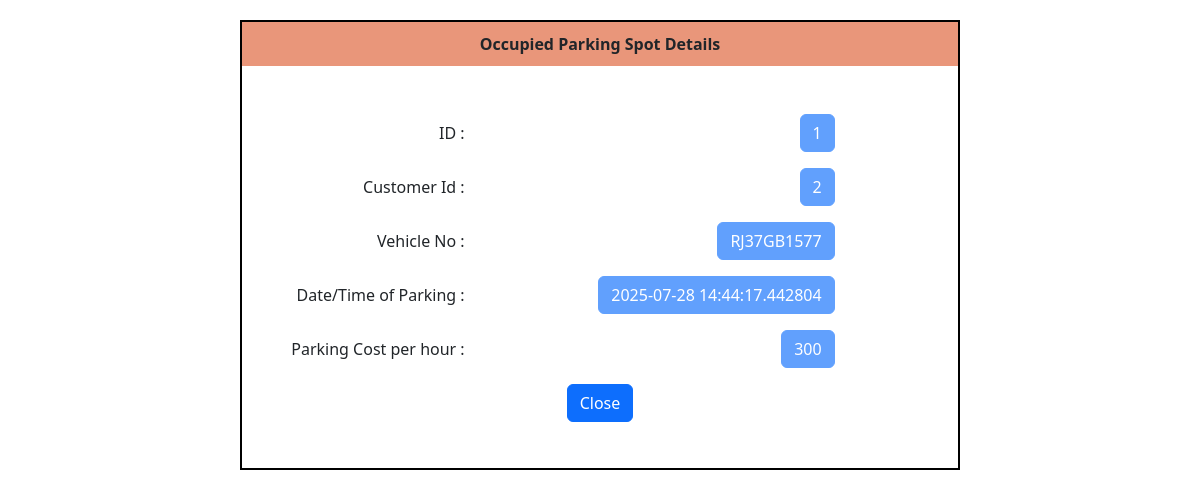
Before: /occupied/1/1 with the older database file.
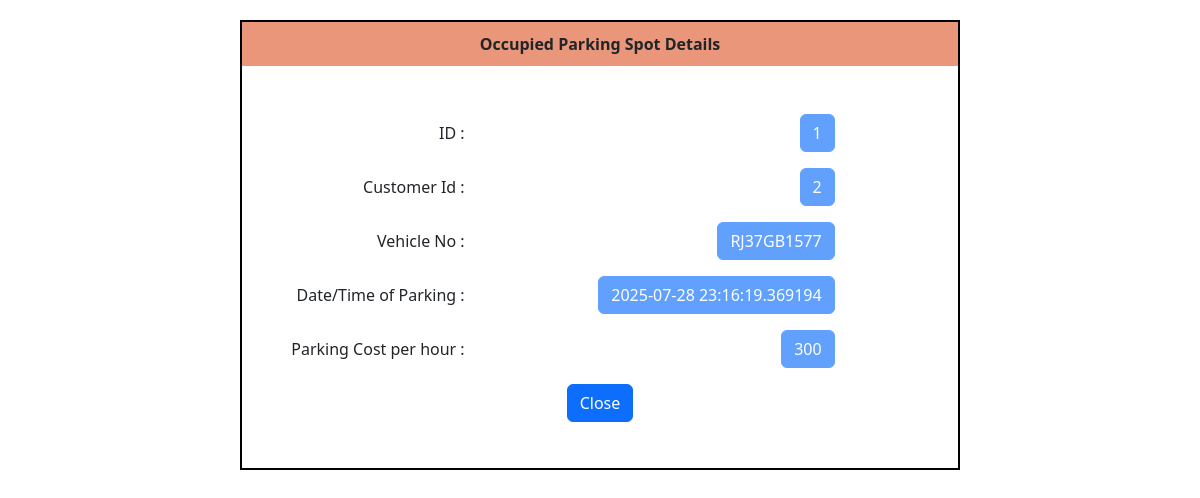
After: the same page with the newer database file.
### application/models.py (models this page shows)
class Parking_spot(db.Model):
    id = db.Column(db.Integer, primary_key= True)
    lot_id = db.Column(db.Integer, db.ForeignKey('parking_lot.id') ,nullable = False )
    status = db.Column(db.String(), default = 'available')
    occupied_user = db.Column(db.Integer , db.ForeignKey('users.id'))
    vehicle_no = db.Column(db.String())
    parking_time = db.Column(db.DateTime())

### application/controllers.py (the view)
@app.route("/occupied/<int:lot_id>/<int:spot_id>")
def occupied(lot_id ,spot_id):
    this_lot = Parking_lot.query.filter_by(id = lot_id).first()
    spot = Parking_spot.query.filter_by(id = spot_id).first()
    return render_template("occupied_prk.html" , this_lot = this_lot , spot = spot )

### templates/occupied_prk.html (shortened to what this page needs)
<!DOCTYPE html>
<html lang="en">
<head>
    <link href="https://cdn.jsdelivr.net/npm/bootstrap@5.3.7/dist/css/bootstrap.min.css" rel="stylesheet">
</head>
<body>
    <div style="border: 2px solid black; width: 60%;height: 450px; margin: auto; margin-top: 20px;text-align: end;">
        <div style="text-align: center; padding: 10px; background-color: darksalmon;" ><b>Occupied Parking Spot Details</b></div>
        <div class="my-5">
           <div class="row mb-3">
            <label for="email" class="col-sm-4 col-form-label">ID :</label>
            <div class="col-sm-6">
            <button type="button" class="btn btn-primary" disabled>{{spot.id}}</button>
            </div>
        </div>
        <div class="row mb-3">
            <label for="add" class="col-sm-4 col-form-label">Customer Id :</label>
            <div class="col-sm-6">
            <button type="button" class="btn btn-primary" disabled>{{spot.occupied_user}}</button>
            </div>
        </div>
        <div class="row mb-3">
            <label for="pin" class="col-sm-4 col-form-label">Vehicle No  :</label>
            <div class="col-sm-6">
            <button type="button" class="btn btn-primary" disabled>{{spot.vehicle_no}}</button>
            </div>
        </div>
        <div class="row mb-3">
            <label for="name" class="col-sm-4 col-form-label" >Date/Time of Parking :</label>
            <div class="col-sm-6">
            <button type="button" class="btn btn-primary" disabled>{{spot.parking_time}}</button>
            </div>
        </div>
        <div class="row mb-3">
            <label for="name" class="col-sm-4 col-form-label" >Parking Cost per hour :</label>
            <div class="col-sm-6">
            <button type="button" class="btn btn-primary" disabled>{{this_lot.Price}}</button>
            </div>
        </div>
        <div class="d-flex justify-content-evenly">
            <div class="d-grid gap-4 d-md-block">
                <a class="btn btn-primary" href="/view_spot/{{this_lot.id}}/{{spot.id}}" role="button">Close</a>
            </div>
        </div>
    </div>
</body>
</html>

Changed rows visible on the page:
changed Parking_spot "RJ37GB1577": parking_time "2025-07-28 14:44:17.442804" → "2025-07-28 23:16:19.369194"
